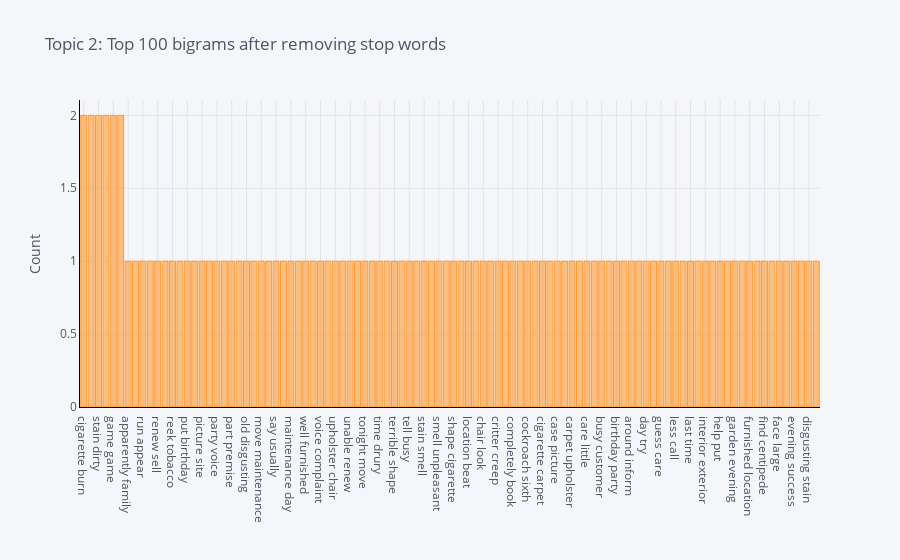

Here is the notebook cell this chart was saved with:
### Code cell
plot_model(model=lda, plot = 'bigram', topic_num = 'Topic 2')

### Figure 1 — Plotly figure (JSON) as saved in the notebook; plotly's stock layout.template omitted (floating-point values rounded to 4 significant figures)
{"data": [{"marker": {"color": "rgba(255, 153, 51, 0.6)", "line": {"color": "rgba(255, 153, 51, 1.0)", "width": 1}}, "name": "count", "orientation": "v", "text": "", "type": "bar", "x": ["cigarette burn", "save money", "stain dirty", "find spot", "game game", "dirty stain", "apparently family", "say interior", "run appear", "replied thought", "renew sell", "refer apparently", "reek tobacco", "recommend unable", "put birthday", "premise carpet", "picture site", "people desk", "party voice", "party garden", "part premise", "owner help", "old disgusting", "nice last", "move maintenance", "minute minute", "say usually", "seem case", "maintenance day", "sell say", "well furnished", "wear window", "voice complaint", "usually spray", "upholster chair", "unpleasant hallway", "unable renew", "try minute", "tonight move", "tobacco turn", "time drury", "thought customer", "terrible shape", "tell nice", "tell busy", "success clean", "stain smell", "spray find", "smell unpleasant", "sixth floor", "shape cigarette", "minute later", "location beat", "look wear", "chair look", "curtain face", "critter creep", "creep around", "completely book", "complaint tell", "cockroach sixth", "clean well", "cigarette carpet", "check party", "case picture", "customer tell", "carpet upholster", "carpet old", "care little", "call completely", "busy customer", "book tonight", "birthday party", "attempt part", "around inform", "customer replied", "day try", "appear attempt", "guess care", "little critter", "less call", "later downstairs", "last time", "large cockroach", "interior exterior", "inform say", "help put", "hallway reek", "garden evening", "desk check", "furnished location", "floor less", "find centipede", "family recommend", "face large", "exterior seem", "evening success", "downstairs people", "disgusting stain", "window curtain"], "y": [2, 2, 2, 2, 2, 2, 1, 1, 1, 1, 1, 1, 1, 1, 1, 1, 1, 1, 1, 1, 1, 1, 1, 1, 1, 1, 1, 1, 1, 1, 1, 1, 1, 1, 1, 1, 1, 1, 1, 1, 1, 1, 1, 1, 1, 1, 1, 1, 1, 1, 1, 1, 1, 1, 1, 1, 1, 1, 1, 1, 1, 1, 1, 1, 1, 1, 1, 1, 1, 1, 1, 1, 1, 1, 1, 1, 1, 1, 1, 1, 1, 1, 1, 1, 1, 1, 1, 1, 1, 1, 1, 1, 1, 1, 1, 1, 1, 1, 1, 1]}], "layout": {"autosize": true, "legend": {"bgcolor": "#F5F6F9", "font": {"color": "#4D5663"}}, "paper_bgcolor": "#F5F6F9", "plot_bgcolor": "#F5F6F9", "title": {"font": {"color": "#4D5663"}, "text": "Topic 2: Top 100 bigrams after removing stop words"}, "xaxis": {"autorange": true, "gridcolor": "#E1E5ED", "linecolor": "black", "range": [-0.5, 99.5], "showgrid": true, "tickfont": {"color": "#4D5663"}, "title": {"font": {"color": "#4D5663"}, "text": ""}, "type": "category", "zerolinecolor": "#E1E5ED"}, "yaxis": {"autorange": true, "gridcolor": "#E1E5ED", "linecolor": "black", "range": [0, 2.105], "showgrid": true, "tickfont": {"color": "#4D5663"}, "title": {"font": {"color": "#4D5663"}, "text": "Count"}, "type": "linear", "zerolinecolor": "#E1E5ED"}}}
